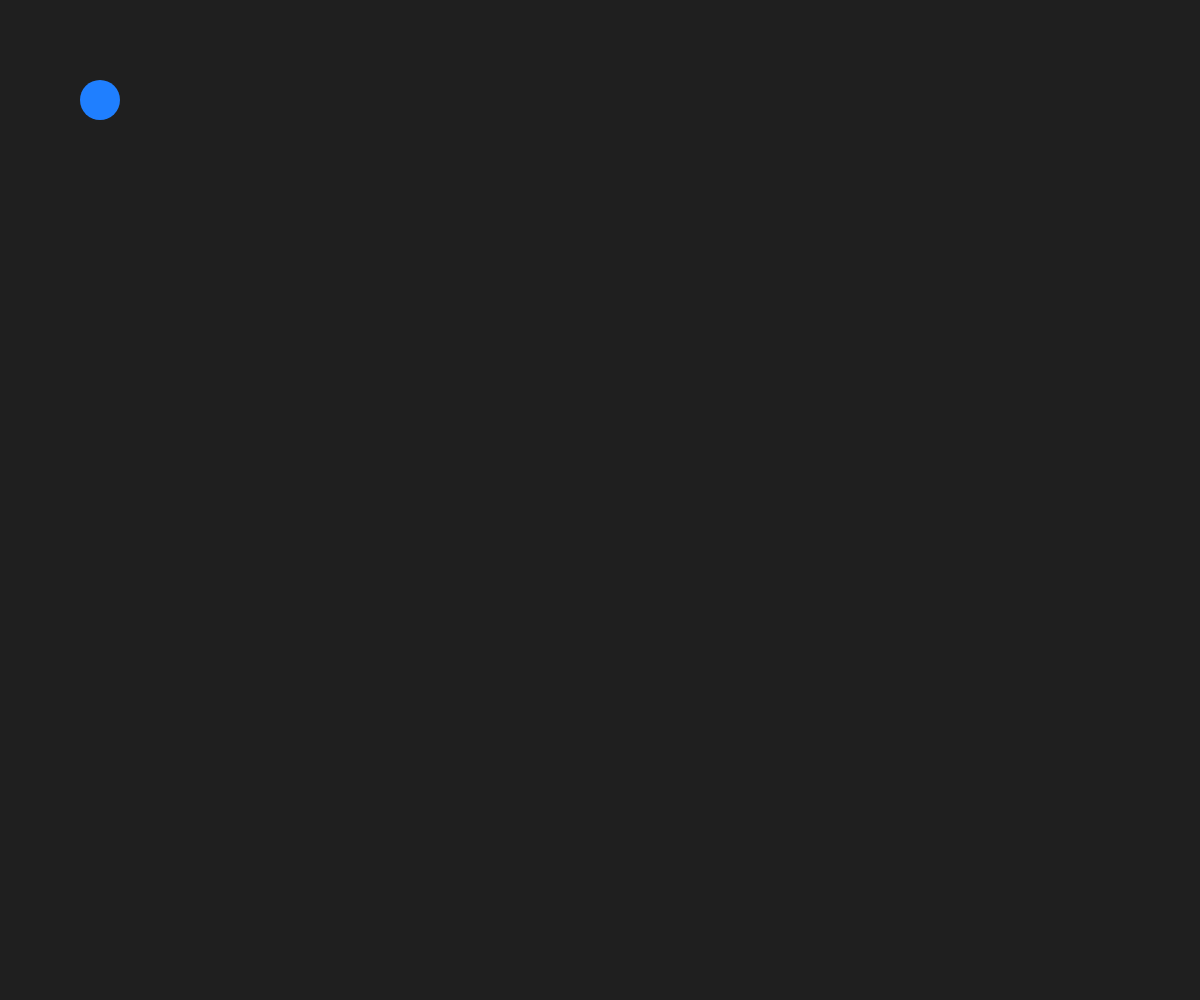
Frame 1 (no input)
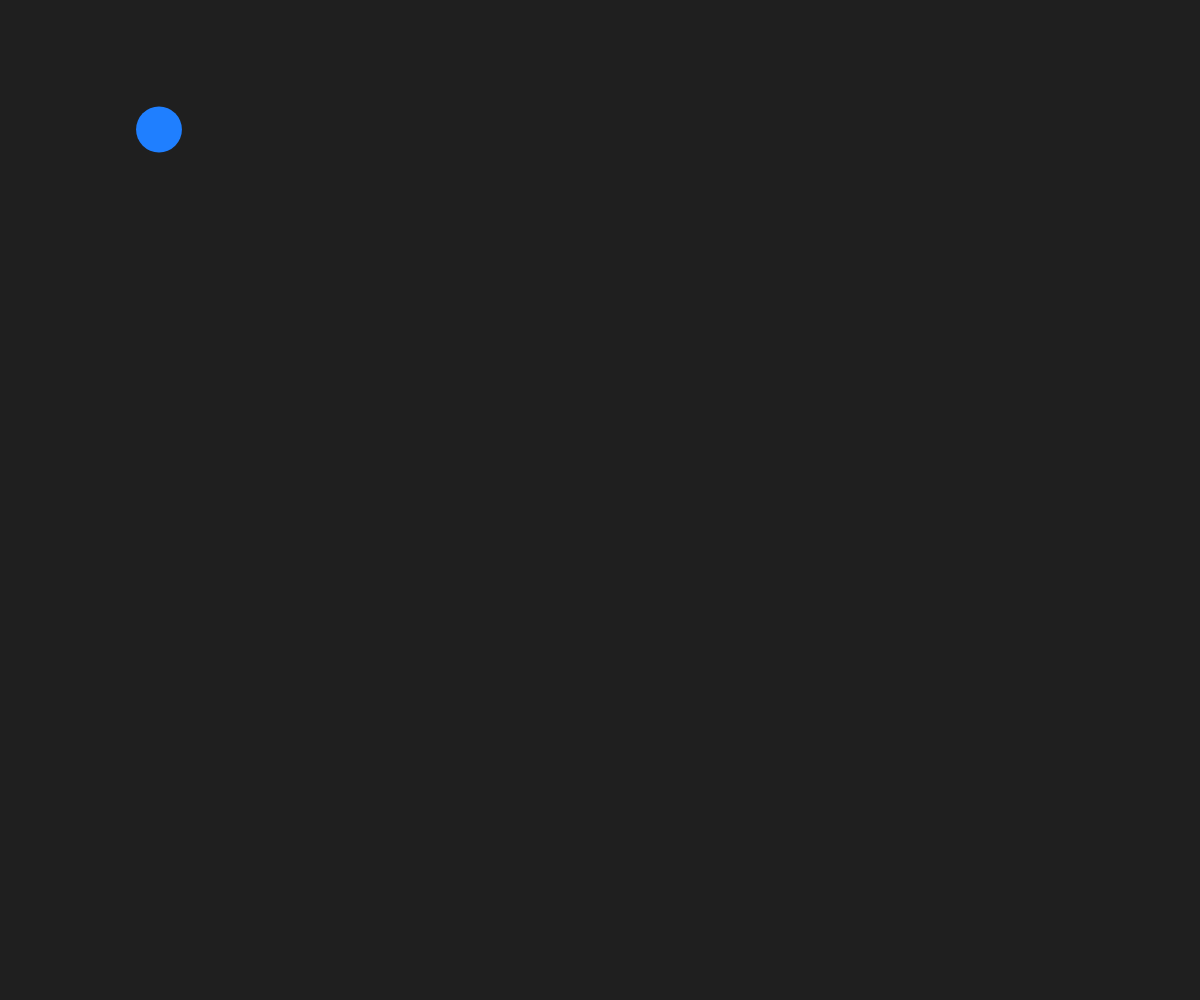
Frame 60 (no input)
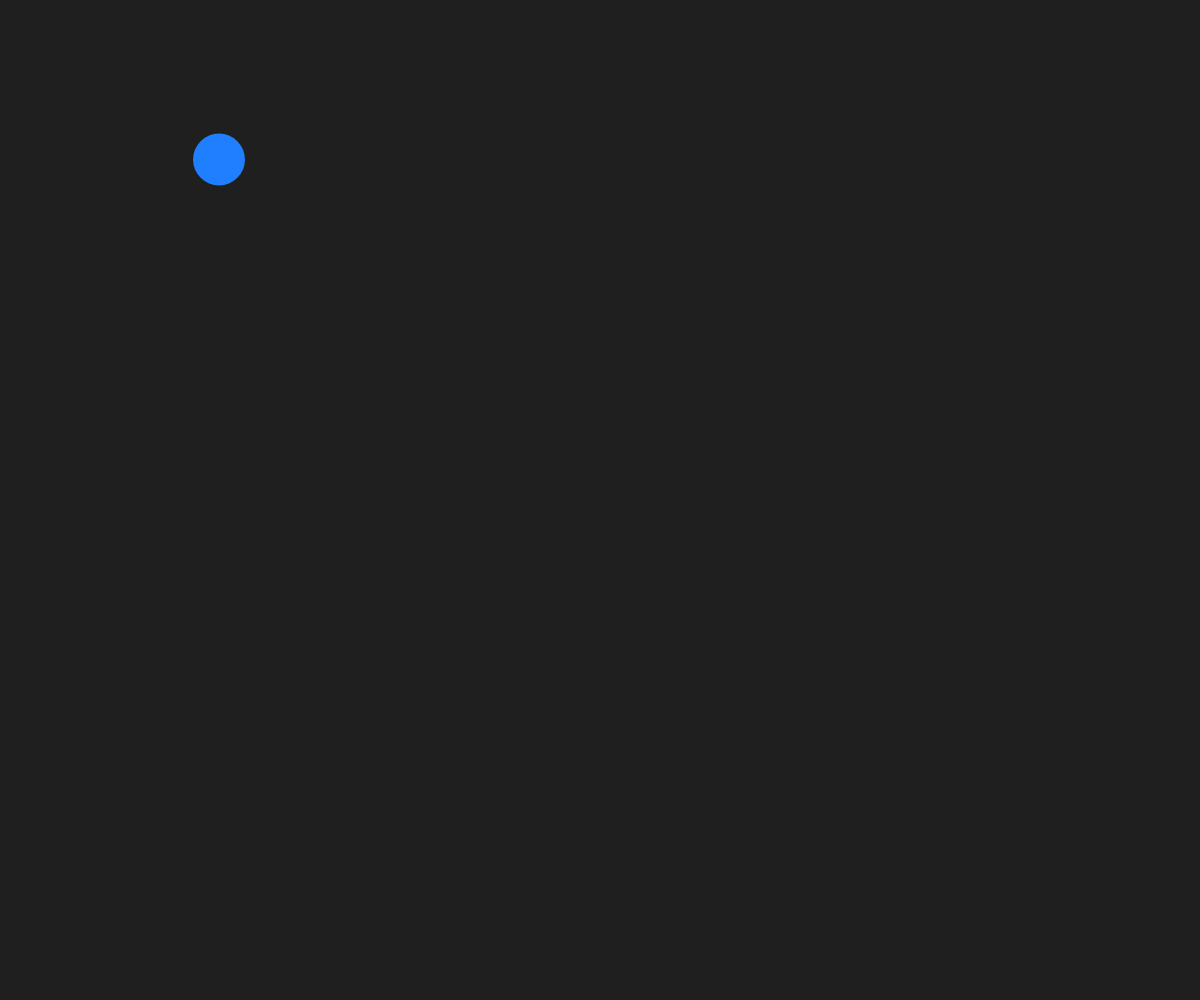
Frame 120 (the mouse pressed at the canvas centre since frame 60)

The p5.js sketch that drew these frames (run headless with seeded random() and noise() and a simulated clock; from frame 60 on, the mouse is pressed at the canvas centre):

// p5.js sketch
// ── sketch.js
// let circleX =; // ⓵ 変数の宣言
// let circleX = 100.0; // ⓶ 宣言と同時に初期化
// let circleY = 100.0;
// let diameter = 40.0;
// let r = 31;
// let g = 127;
// let b = 255;

let ball = { // オブジェクトして変数を作成
  x: 100.0,
  y: 100.0,
  diameter: 40.0,
  r: 31, g: 127, b: 255
};

function setup() {
  createCanvas(windowWidth, windowHeight);
// circleX = 100.0; // ⓵ 変数の初期化
}

function draw() { // 毎フレーム更新
  background(31);
  noStroke();
  fill(ball.r, ball.g, ball.b);
  circle(ball.x, ball.y, ball.diameter); // 変数の参照
  ball.x = ball.x + 1.0; // 毎フレーム1pixel右に移動
  ball.y = ball.y + 0.5;
  ball.diameter = ball.diameter + 0.1;
}
